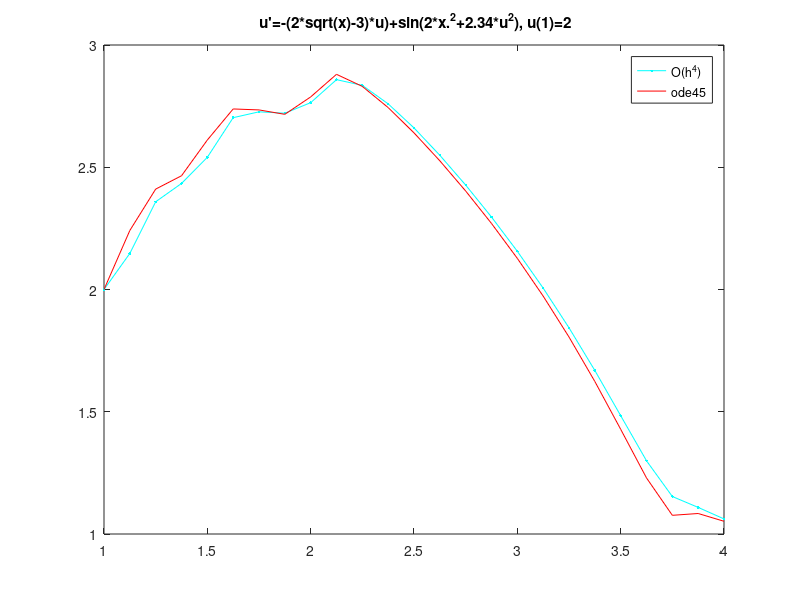

MATLAB code to generate this figure:
% перше завдання з контрольної роботи
function my_fun_1
    clear 
    clc
    a = 1; 
    b = 4;
    n = 25; 
    h_v = 0.2;
    X = linspace(a, b, n); 
    Y = zeros(1, n);  
    h = 0.01;
    Y(1) = 2; 
    YY = Y;
    for k = 2 : n
        ki = k - 1; y = Y(ki);
        y = runge_kutta_4(@f, X(ki), X(k), h, y);
        Y(k) = y;
        yr = Y(ki);
        [x, y] = ode45(@f, [X(ki) X(k)], yr);
     
        p = length(y); 
        YY(k) = y(p);
    end
    plot(X, Y, 'c.-', X, YY, 'r')
    title(' u''=-(2*sqrt(x)-3)*u)+sin(2*x.^2+2.34*u^2), u(1)=2')
    legend('O(h^4)','ode45')
    
end
function y = runge_kutta_4(f, x1, x2, h, y)

    x = x1;
    while x < x2
        K1 = f(x, y);
        x = x + 0.5.*h;
        K2 = f(x, y + (0.5.*h) .* K1);
        K3 = f(x,y + (0.5.*h).*K2 );
        x = x+h;
        K4 = f(x,y + h.*K3);
        y = y + h/6 .* (K1 + 2.*K2+2.*K3+K4);
    end
end
function P = f(x, u)
    P = -(2*sqrt(x) - 3).*u + sin(2.*x.^2 + 2.34.*u.^2);
end